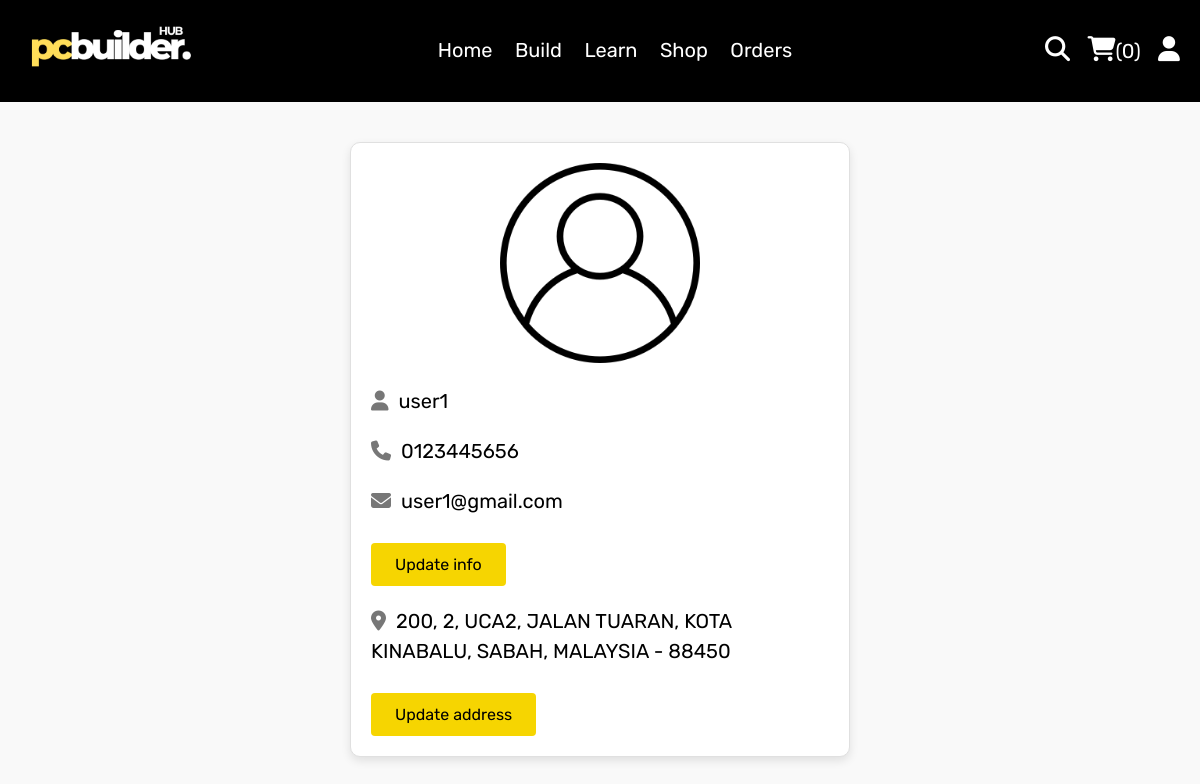
The page /profile.php (signed in) on the database its author committed.
### tables this page shows
CREATE TABLE `users` (
  `id` int(100) NOT NULL,
  `name` varchar(20) NOT NULL,
  `email` varchar(50) NOT NULL,
  `number` varchar(10) NOT NULL,
  `password` varchar(50) NOT NULL,
  `address` varchar(500) NOT NULL
);

### profile.php (the view, shortened to what this page needs)
<?php
include 'components/connect.php';
?>
<!DOCTYPE html>
<html lang="en">
<head>
   <link rel="stylesheet" href="https://cdnjs.cloudflare.com/ajax/libs/font-awesome/6.1.1/css/all.min.css">
   <link rel="stylesheet" href="css/style.css">
</head>
<body>
<?php include 'components/user_header.php'; ?>
<section class="user-details">
   <div class="user">
      <img src="images/user-icon.png" alt="">
      <p><i class="fas fa-user"></i><span><span><?= $fetch_profile['name']; ?></span></span></p>
      <p><i class="fas fa-phone"></i><span><?= $fetch_profile['number']; ?></span></p>
      <p><i class="fas fa-envelope"></i><span><?= $fetch_profile['email']; ?></span></p>
      <a href="update_profile.php" class="btn">Update info</a>
      <p class="address"><i class="fas fa-map-marker-alt"></i><span><?php if($fetch_profile['address'] == ''){echo 'Please enter your address';}else{echo $fetch_profile['address'];} ?></span></p>
      <a href="update_address.php" class="btn">Update address</a>
   </div>
</section>

### css/style.css (style rules this page uses)
:root { --yellow:#e7cd35; --red:#e74c3c; --white:#000000; --black:#ffffff; --light-color:#777; --border:.2rem solid var(--white); }
* { font-family: 'Rubik', sans-serif; margin:0; padding:0; box-sizing: border-box; outline: none; border: none; text-decoration: none; }
html { font-size: 62.5%; overflow-x: hidden; scroll-behavior: smooth; stop-opacity: 7rem; }
section { margin:0 auto; max-width: 1200px; padding:2rem; }
.btn, .delete-btn { background-color: #f6d501; color: #000000; padding: 12px 24px; border: none; border-radius: 4px; font-size: 1.6rem; cursor: pointer; transition: all 0.3s ease; display: inline-flex; align-items: center; gap: 8px; margin-top: 1.7rem; }
.user-details .user { max-width: 50rem; margin: 2rem auto; border: 1px solid #e0e0e0; padding: 2rem; background-color: #ffffff; border-radius: 10px; box-shadow: 0 4px 10px rgba(0, 0, 0, 0.1); transition: transform 0.3s ease, box-shadow 0.3s ease; }
.user-details .user img { width: 100%; height: 20rem; object-fit: contain; margin-bottom: 1rem; }
.user-details .user p { padding:1rem 0; line-height: 1.5; font-size: 2rem; }
.user-details .user p span { color:var(--white); }
.user-details .user p i { margin-right: 1rem; color:var(--light-color); }
.user-details .user .address { margin-top: 1rem; }
body { font-family: Arial, sans-serif; background-color: #f9f9f9; color: #333; margin: 0; padding: 0; }

### rows shown on the page
users: name "user1", number "0123445656", email "user1@gmail.com", address "200, 2, UCA2, JALAN TUARAN, KOTA KINABALU, SABAH, MALAYSIA - 88450"

### other values the page prints
$total_cart_items "0"
